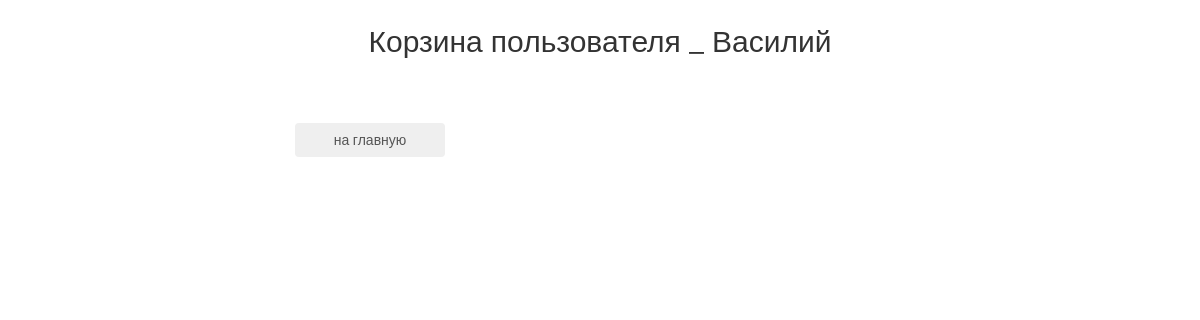
/basket/ (signed in), run on an earlier commit of the app's database.
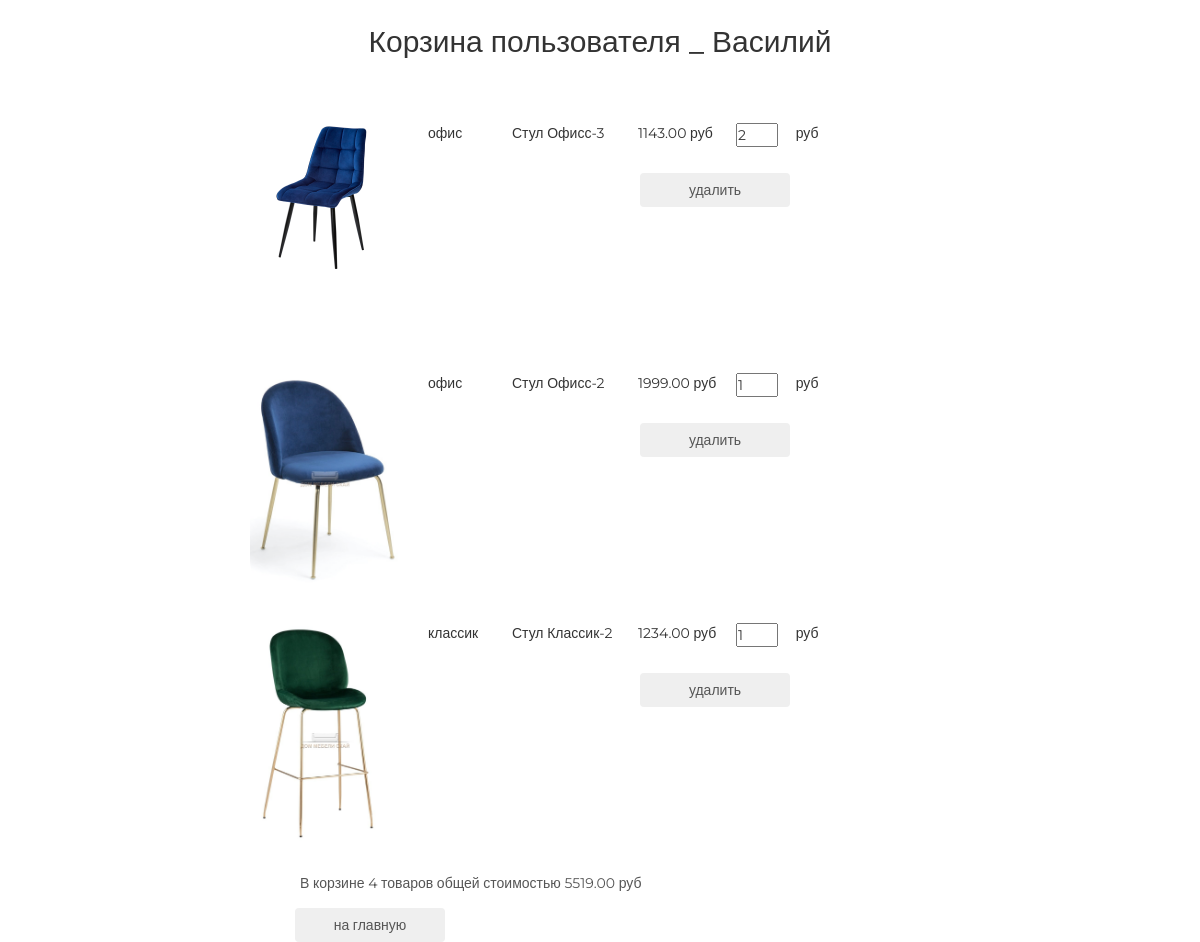
And on a later commit of the database.
### basket/models.py (models this page shows, shortened)
class Basket(models.Model):
    user = models.ForeignKey(settings.AUTH_USER_MODEL, on_delete=models.CASCADE, related_name='basket')
    product = models.ForeignKey(Product, on_delete=models.CASCADE)
    quantity = models.PositiveSmallIntegerField(default=0)
    add_datatime = models.DateTimeField(auto_now_add=True)
    class Meta:
        verbose_name = 'Корзина'
        verbose_name_plural = 'Корзина'
    @property
    def product_cost(self):
        return self.product.price * self.quantity
    @property
    def total_quantity(self):
        _items = Basket.objects.filter(user=self.user)
        _totalquantity = sum(list(map(lambda x: x.quantity, _items)))
        return _totalquantity
    @property
    def total_cost(self):
        _items = Basket.objects.filter(user=self.user)
        _totalcost = sum(list(map(lambda x: x.product_cost, _items)))
        return _totalcost

### mainapp/models.py (models this page shows, shortened)
class Product(models.Model):
    category = models.ForeignKey(ProductCategory, on_delete=models.CASCADE, verbose_name='Категория')
    name = models.CharField(max_length=128, verbose_name='Наименование')
    image = models.ImageField(upload_to='products', blank=True, verbose_name='Изображение')
    short_desc = models.CharField(max_length=255, verbose_name='Краткое описание')
    description = models.TextField(verbose_name='Описание')
    price = models.DecimalField(decimal_places=2, max_digits=10, default=0, verbose_name='Цена')
    quantity = models.PositiveSmallIntegerField(default=0, verbose_name='Количество')
    is_active = models.BooleanField(default=True, verbose_name='Запись активна')
    updated_at = models.DateTimeField(auto_now=True, null=True, blank=True)
    created_at = models.DateTimeField(auto_now_add=True, null=True, blank=True)
    class Meta:
        verbose_name = 'Продукты'
        verbose_name_plural = 'Продукты'
        ordering = ('-id',)

class ProductCategory(models.Model):
    name = models.CharField(verbose_name='Наименование', max_length=64, unique=True)
    description = models.TextField(verbose_name='Описание')
    is_active = models.BooleanField(default=True, verbose_name='Запись активна')
    class Meta:
        verbose_name = 'Категория'
        verbose_name_plural = 'Категория'
        ordering = ('-id',)

### authapp/models.py (models this page shows, shortened)
class UserProfile(AbstractUser):
    avatar = models.ImageField(upload_to='avatar', blank=True, verbose_name='Аватар')
    age = models.PositiveIntegerField(verbose_name='Возраст', blank=True)
    is_superuser = models.BooleanField(default=False, verbose_name='Администратор')
    activate_key = models.CharField(max_length=128, verbose_name='Код активации', blank=True, null=True)
    activate_key_expired = models.DateTimeField(blank=True, null=True)
    class Meta:
        verbose_name = 'Пользователь'
        verbose_name_plural = 'Пользователь'

### basket/views.py (the view)
# urls.py: path('', basket.view,  name='view'),
@login_required
def view(request, pk=None):
    title = 'Корзина товаров'
    basket_items = Basket.objects.filter(user=request.user).order_by('product__category')
    context = {
        'title': title,
        'basket_items': basket_items,
    }
    return render(request, 'basket/basket.html', context)

### mainapp/context_processors.py (called while the page is built)
def basket(request):
    basket_items = []
    if request.user.is_authenticated:
        basket_items = Basket.objects.filter(user=request.user)
    return {
        'basket': basket_items
    }

### basket/templates/basket/basket.html
{% extends 'basket/temp.html' %}
{% load static %}
{% block content %}
  <div class="basket_item">
    <br><br>{% include 'basket/includes/inc_basket_list.html' %}
    <button class="btn btn-round">
      <a href="{% url 'main' %}">на главную</a>
    </button>
  </div>
{% endblock %}

### basket/templates/basket/includes/inc_basket_list.html
{% for item in basket_items %}
    <div class="basket_record">
        <img src="/media/{{ item.product.image }}"
             alt="{{ item.product.short_desc }}">
        <span class="category_name">{{ item.product.category.name }}</span>
        <span class="product_name">{{ item.product.name }}</span>
        <span class="product_price">{{ item.product.price }}&nbspруб</span>
        <input type="number" name="{{ item.pk }}" min="0"
                             value="{{ item.quantity }}">
        <span class="product_cost">{{ item.cost }}&nbspруб</span>
        <button class="btn btn-round">
            <a href="{% url 'basket:remove' item.pk %}" class="">
                удалить
            </a>
        </button>
    </div>
{% endfor %}
{% if basket_items %}
    <div class="basket_summary">
        В корзине {{ basket_items.0.total_quantity }} товаров общей стоимостью
        {{ basket_items.0.total_cost }} руб
    </div>
{% endif %}

What changed in the data, as far as the page shows it:
added Basket: product.image (picture), product.category.name "офис", product.name "Стул Офисс-3", product.price "1143.00", quantity "2", user+quantity "4", user+product+quantity "5519.00"
added Basket: product.image (picture), product.category.name "офис", product.name "Стул Офисс-2", product.price "1999.00", quantity "1"
added Basket: product.image (picture), product.category.name "классик", product.name "Стул Классик-2", product.price "1234.00", quantity "1"
Also different on the page:
text now shown: "В корзине товаров общей стоимостью руб"
